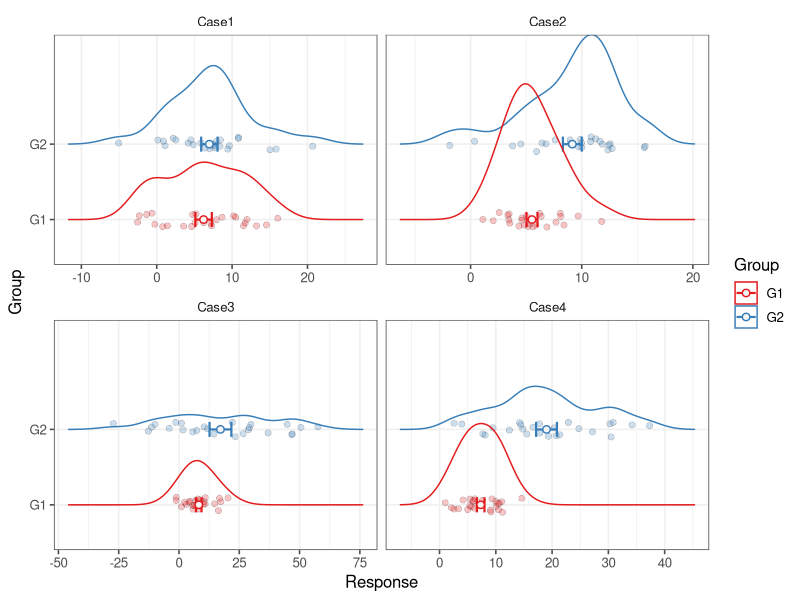
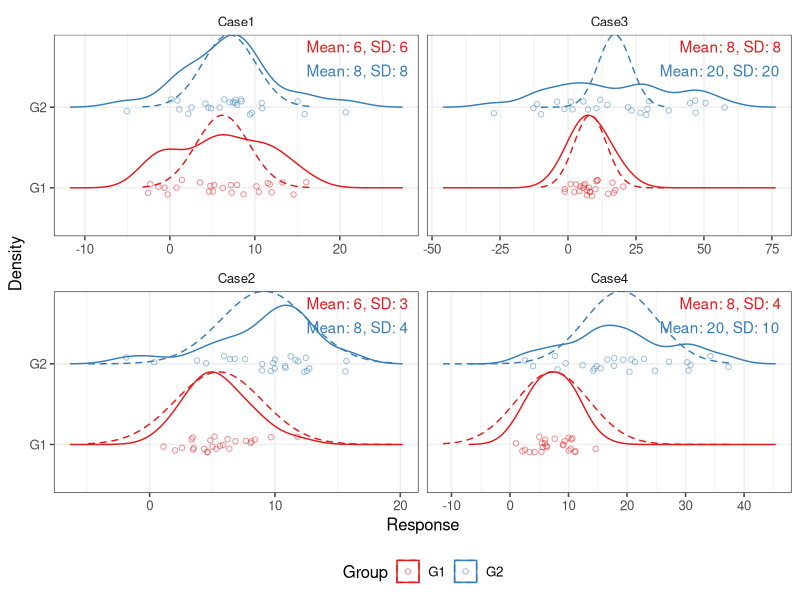

Reproduce these figures in R, in order.
## ---- chunk 1
knitr::opts_chunk$set(
  echo = FALSE,
  comment = NA,
  out.width = "100%",
  dev = "svg"
)
library(data.table)
library(purrr)
library(ggplot2)

ggplot2::theme_set(ggthemes::theme_few() + theme(
  panel.grid = element_line(color = "#f0f0f0")
))

set.seed(124)
## ---- chunk 2
Design <- rbindlist(list(
    Case1 = data.table(
        Group = paste("G", 1:2, sep = ""),
        Mean = c(6, 8),
        SD = c(6, 8)
    ),
    Case2 = data.table(
        Group = paste("G", 1:2, sep = ""),
        Mean = c(6, 8),
        SD = c(3, 4)
    ),
    Case3 = data.table(
        Group = paste("G", 1:2, sep = ""),
        Mean = c(8, 20),
        SD = c(8, 20)
    ),
    Case4 = data.table(
        Group = paste("G", 1:2, sep = ""),
        Mean = c(8, 20),
        SD = c(4, 10)
    )
), idcol = "Cases")
## ---- chunk 3
Model <- Design[, map2_df(Mean, SD, ~list(data.table(
    Response = rnorm(25, .x, .y)
))), by = .(Cases, Group)] %>% 
.[, .(Data = list(.SD)), by = Cases] %>% 
.[, Fit := map(Data, ~lm(Response ~ Group, data = .x))]
## ---- chunk 4
plot_data <- Model[, map_df(Fit, broom::augment), by = Cases]
## ---- chunk 5
ggplot(plot_data, aes(Response, Group)) +
    geom_point(aes(fill = Group),
        position = position_jitter(height = 0.1),
        shape = 21, size = 2, stroke = 0.25, alpha = 0.25
    ) +
    stat_summary(
        fun.data = mean_se, geom = "errorbar", aes(color = Group),
        width = 0.2, size = 0.75
    ) +
    stat_summary(
        fun = mean, geom = "point", aes(color = Group),
        size = 2, shape = 21, fill = "whitesmoke", stroke = 0.75
    ) +
    facet_wrap(facets = vars(Cases), scales = "free_x") +
    ggridges::geom_density_ridges(
        aes(color = Group),
        fill = NA,
        panel_scaling = FALSE
    ) +
    scale_color_brewer(palette = "Set1") +
    scale_fill_brewer(palette = "Set1")
## ---- chunk 6
ggplot(plot_data) +
    geom_text(
        data = Design, aes(
            label = glue::glue("Mean: {Mean}, SD: {SD}"),
            color = Group
        ),
        x = Inf, y = Inf,
        hjust = 1.1,
        vjust = rep(c(1.5, 3.5), 4),
        show.legend = FALSE
    ) +
    geom_point(
        aes(Response, Group, color = Group),
        position = position_jitter(height = 0.1),
        shape = 21, stroke = 0.5,
        alpha = 0.5
    ) +
    ggridges::geom_density_ridges(
        aes(Response, Group, color = Group),
        scale = 0.9,
        fill = NA
    ) +
    ggridges::geom_density_ridges(
        aes(.fitted, Group, color = Group), 
        linetype = "dashed",
        scale = 0.9,
        fill = NA
    ) +
    facet_wrap(
        facets = vars(Cases),
        dir = "v",
        scales = "free_x"
    ) +
    scale_color_brewer(palette = "Set1") +
    theme(
        legend.position = "bottom"
    ) +
    labs(
        x = "Response",
        y = "Density",
        linetype = NULL
    )
